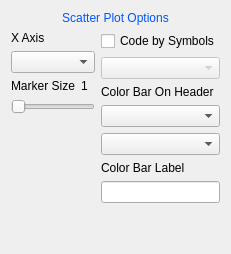
                      <widget class="QWidget" name="page">
                       <layout class="QGridLayout" name="gridLayout_6">
                        <item row="0" column="0">
                         <widget class="QLabel" name="label_36">
                          <property name="sizePolicy">
                           <sizepolicy hsizetype="Preferred" vsizetype="Fixed">
                            <horstretch>0</horstretch>
                            <verstretch>0</verstretch>
                           </sizepolicy>
                          </property>
                          <property name="text">
                           <string>&lt;html&gt;&lt;head/&gt;&lt;body&gt;&lt;p align=&quot;center&quot;&gt;&lt;span style=&quot; color:#0055ff;&quot;&gt;Scatter Plot Options&lt;/span&gt;&lt;/p&gt;&lt;/body&gt;&lt;/html&gt;</string>
                          </property>
                         </widget>
                        </item>
                        <item row="1" column="0">
                         <layout class="QGridLayout" name="gridLayout_13">
                          <item row="0" column="0">
                           <layout class="QVBoxLayout" name="verticalLayout_7">
                            <item>
                             <widget class="QLabel" name="ScatterXComboLabel">
                              <property name="sizePolicy">
                               <sizepolicy hsizetype="Preferred" vsizetype="Fixed">
                                <horstretch>0</horstretch>
                                <verstretch>0</verstretch>
                               </sizepolicy>
                              </property>
                              <property name="text">
                               <string>X Axis</string>
                              </property>
                             </widget>
                            </item>
                            <item>
                             <widget class="QComboBox" name="ScatterXAxis">
                              <property name="sizePolicy">
                               <sizepolicy hsizetype="Preferred" vsizetype="Fixed">
                                <horstretch>0</horstretch>
                                <verstretch>0</verstretch>
                               </sizepolicy>
                              </property>
                             </widget>
                            </item>
                            <item>
                             <layout class="QHBoxLayout" name="horizontalLayout_10">
                              <item>
                               <widget class="QLabel" name="ScatterMarkerSizeLabel">
                                <property name="text">
                                 <string>Marker Size</string>
                                </property>
                               </widget>
                              </item>
                              <item>
                               <widget class="QLabel" name="ScatterMarkerSize">
                                <property name="text">
                                 <string>1</string>
                                </property>
                               </widget>
                              </item>
                             </layout>
                            </item>
                            <item>
                             <widget class="QSlider" name="ScatterMarkerSlider">
                              <property name="minimum">
                               <number>1</number>
                              </property>
                              <property name="orientation">
                               <enum>Qt::Horizontal</enum>
                              </property>
                             </widget>
                            </item>
                            <item>
                             <spacer name="verticalSpacer_2">
                              <property name="orientation">
                               <enum>Qt::Vertical</enum>
                              </property>
                              <property name="sizeHint" stdset="0">
                               <size>
                                <width>20</width>
                                <height>40</height>
                               </size>
                              </property>
                             </spacer>
                            </item>
                           </layout>
                          </item>
                          <item row="0" column="1">
                           <layout class="QVBoxLayout" name="verticalLayout_8">
                            <item>
                             <widget class="QCheckBox" name="ScatterSymbolCodeCheckBox">
                              <property name="text">
                               <string>Code by Symbols</string>
                              </property>
                             </widget>
                            </item>
                            <item>
                             <widget class="QComboBox" name="ScatterSymbolCode">
                              <property name="enabled">
                               <bool>false</bool>
                              </property>
                             </widget>
                            </item>
                            <item>
                             <widget class="QLabel" name="ScatterColorBarHeaderLabel">
                              <property name="sizePolicy">
                               <sizepolicy hsizetype="Preferred" vsizetype="Fixed">
                                <horstretch>0</horstretch>
                                <verstretch>0</verstretch>
                               </sizepolicy>
                              </property>
                              <property name="text">
                               <string>Color Bar On Header</string>
                              </property>
                             </widget>
                            </item>
                            <item>
                             <widget class="QComboBox" name="ScatterColorbarHeader"/>
                            </item>
                            <item>
                             <widget class="QComboBox" name="ScatterColorbarName"/>
                            </item>
                            <item>
                             <widget class="QLabel" name="ScatterColorBarLabelLabel">
                              <property name="sizePolicy">
                               <sizepolicy hsizetype="Preferred" vsizetype="Fixed">
                                <horstretch>0</horstretch>
                                <verstretch>0</verstretch>
                               </sizepolicy>
                              </property>
                              <property name="text">
                               <string>Color Bar Label</string>
                              </property>
                             </widget>
                            </item>
                            <item>
                             <widget class="QLineEdit" name="ScatterColorbarLabel">
                              <property name="sizePolicy">
                               <sizepolicy hsizetype="Preferred" vsizetype="Fixed">
                                <horstretch>0</horstretch>
                                <verstretch>0</verstretch>
                               </sizepolicy>
                              </property>
                             </widget>
                            </item>
                            <item>
                             <spacer name="verticalSpacer_3">
                              <property name="orientation">
                               <enum>Qt::Vertical</enum>
                              </property>
                              <property name="sizeHint" stdset="0">
                               <size>
                                <width>20</width>
                                <height>40</height>
                               </size>
                              </property>
                             </spacer>
                            </item>
                           </layout>
                          </item>
                         </layout>
                        </item>
                       </layout>
                      </widget>
